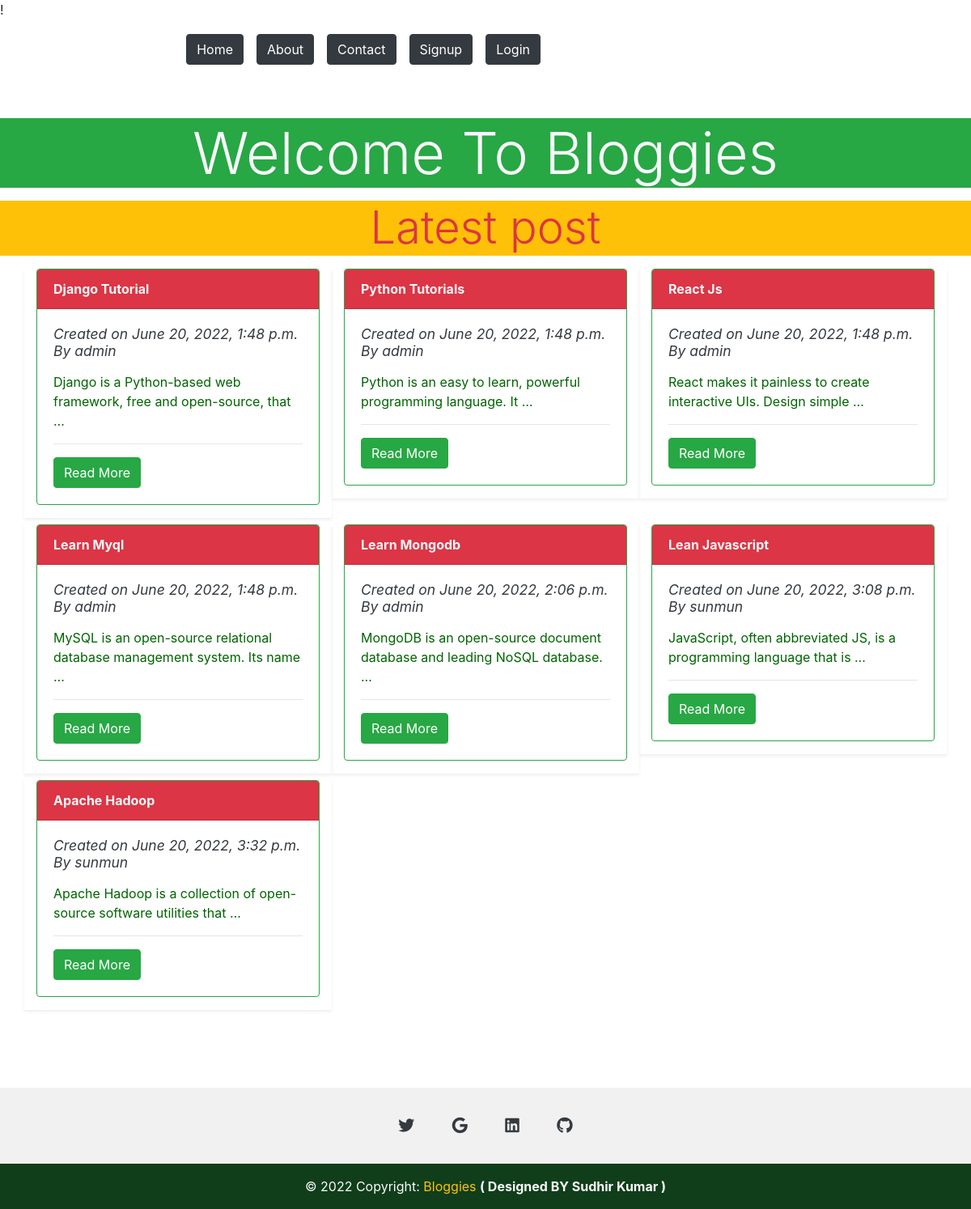
The page / on the database its author committed.
### app/models.py (models this page shows)
class Post(models.Model):
    title = models.CharField(max_length=200)
    desc = models.TextField()
    create = models.DateTimeField(auto_now_add=True)
    update = models.DateTimeField(auto_now=True)
    author = models.ForeignKey(User, on_delete=models.CASCADE)

### app/views.py (the view)
# urls.py: 2. Add a URL to urlpatterns:  path('', views.home, name='home')
def home(request):
    post = Post.objects.all()
    return render(request, 'app/home.html',{'post':post})

### app/templates/app/home.html (shortened to what this page needs)
{% extends 'app/base.html' %}
{% load static %}
{% block heading %}
<br><br>
<blockquote class="blockquote text-center text-light">
  <h1 class="display-3 text-light  bg-success text-center">Welcome To Bloggies</h1>
</blockquote>
  <h1 class="text-danger display-4 bg-warning text-center text-success">Latest post</h1>
{% endblock %}
{% block content %}
      {% for post in post %}
      <div class="col-sm-4 mt-2 shadow-sm" style="height: 40%;">
      <div class="card border-success mb-3">
        <div class="card-header bg-danger "><a href="{% url 'post_detail' post.id %}" class="text-light text-center"><strong>{{post.title}}</strong></a></div>
        <div class="card-body text-info mt-0">
          <h5 class="card-title"><small class="text-dark font-italic">Created on {{post.create}} By {{post.author}}</small ></h5>
          <p class="card-text"><p class="">{{post.desc|truncatewords:10}}</p></p><hr>
          <a href="{% url 'post_detail' post.id %}" class="btn btn-success">Read More</a>
        </div>
      </div></div>
      {% endfor %}
{% endblock %}

### app/templates/app/base.html (shortened to what this page needs)
<!DOCTYPE html>
{% load static %}
<html lang="en">
<head>
    <link rel="stylesheet" href="https://cdn.jsdelivr.net/npm/bootstrap@4.6.1/dist/css/bootstrap.min.css">
    <link rel="stylesheet" href="{% static 'app/css/style.css' %}">
</head>
<body>
    <div class="container-fluid">
        {% include 'app/navbar.html'  %}
    </div>
    {% block heading %}
    {% endblock %}
    <div class="container">
        <div class="row">
            {% block content %}
            {% endblock %}
        </div>
        </div><br><br>
        <footer class="text-center mt-5 text-white" style="background-color: #f1f1f1;">
            <div class="container pt-4">
              <section class="mb-4">
                <a
                  class="btn btn-link btn-floating btn-lg text-dark m-1"
                  href="#!"
                  role="button"
                  data-mdb-ripple-color="dark"
                  ><i class="fab fa-twitter"></i
                ></a>
                <a
                  class="btn btn-link btn-floating btn-lg text-dark m-1"
                  href="#!"
                  role="button"
                  data-mdb-ripple-color="dark"
                  ><i class="fab fa-google"></i
                ></a>
                <a
                  class="btn btn-link btn-floating btn-lg text-dark m-1"
                  href="#!"
                  role="button"
                  data-mdb-ripple-color="dark"
                  ><i class="fab fa-linkedin"></i
                ></a>
                <a
                  class="btn btn-link btn-floating btn-lg text-dark m-1"
                  href="!"
                  role="button"
                  data-mdb-ripple-color="dark"
                  ><i class="fab fa-github"></i
                ></a>
              </section>
            </div>
            <div class="text-center text-light p-3" style="background-color: rgba(3, 52, 13, 0.942);">
              © 2022 Copyright:
              <a class="text-warning" href="https://mybloggies.herokuapp.com">Bloggies </a><strong>  ( Designed BY Sudhir Kumar )</strong>
            </div>
          </footer>
</body>
</html>

### app/templates/app/navbar.html (shortened to what this page needs)
    <nav class="navbar navbar-expand-lg navbar-dark">
      <a class="navbar-brand" href="/"><span style="color:white;font-size: xx-large;font-weight: bolder;"><i class="fa-solid fa-blog"></i> Bloggies</span></a>
    <div class="collapse navbar-collapse" id="navbarNav">
      <ul class="navbar-nav">
        <li class="nav-item">
          <button class="btn mx-2 btn-dark " type="button"><a href="/"><span style="color:white">Home</span></a></button>
        </li>
        <li class="nav-item">
          <button class="btn  btn-dark mx-2" type="button"><a href="{% url 'about' %}"><span style="color:white">About</span></a></button>
        </li>
        <li class="nav-item">
          <button class="btn btn-dark btn-outline-white mx-2" type="button"><a href="#"><span style="color:white">Contact</span></a></button>
        </li>
        {% if request.user.is_authenticated %}
        <li class="nav-item float-right">
          <button class="btn btn-dark mx-2" type="button"><a href="{% url 'dashboard' %}" class="text-white"><span style="color:white">Dashboard</span></a></button>
        </li>
        <li class="nav-item">
          <button class="btn btn-dark mx-2" type="button"><a href="{% url 'logout' %}"><span style="color:white">Logout</span></a></button>
        </li>
        {% else %}
        <li class="nav-item navbar-right">
          <button class="btn btn-dark  mx-2" type="button"><a href="{% url 'signup' %}"><span style="color:white">Signup</span></a></button>
        </li>
        <li class="nav-item">
          <button class="btn btn-dark mx-2" type="button"><a href="{% url 'login' %}"><span style="color:white">Login</span></a></button>
        </li>
      {% endif %}
      </ul>
    </div>
  </nav>

### app/static/app/css/style.css (style rules this page uses)
body { background-image: url(https://images.unsplash.com/photo-1498050108023-c5249f4df085?ixlib=rb-1.2.1&ixid=MnwxMjA3fDB8MHxwaG90by1wYWdlfHx8fGVufDB8fHx8&auto=format&fit=crop&w=872&q=80); background-repeat: no-repeat; background-size:100% 100%; background-attachment: fixed; }
p { color:darkgreen; }
.card { height: auto; }

### rows shown on the page
Post: title "Django Tutorial", create "June 20, 2022, 1:48 p.m.", author "admin", desc "Django is a Python-based web framework, free and open-source, that …"
Post: title "Python Tutorials", create "June 20, 2022, 1:48 p.m.", author "admin", desc "Python is an easy to learn, powerful programming language. It …"
Post: title "React Js", create "June 20, 2022, 1:48 p.m.", author "admin", desc "React makes it painless to create interactive UIs. Design simple …"
Post: title "Learn Myql", create "June 20, 2022, 1:48 p.m.", author "admin", desc "MySQL is an open-source relational database management system. Its name …"
Post: title "Learn Mongodb", create "June 20, 2022, 2:06 p.m.", author "admin", desc "MongoDB is an open-source document database and leading NoSQL database. …"
Post: title "Lean Javascript", create "June 20, 2022, 3:08 p.m.", author "sunmun", desc "JavaScript, often abbreviated JS, is a programming language that is …"
Post: title "Apache Hadoop", create "June 20, 2022, 3:32 p.m.", author "sunmun", desc "Apache Hadoop is a collection of open-source software utilities that …"
